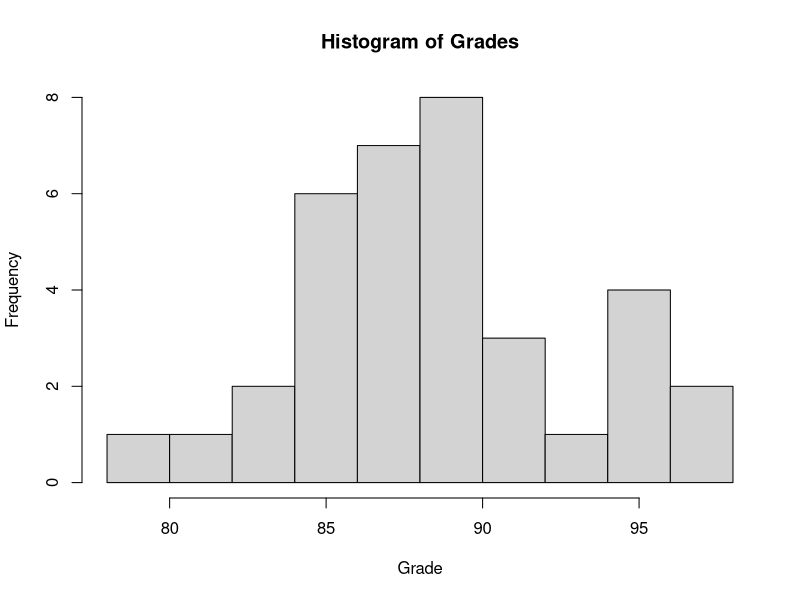
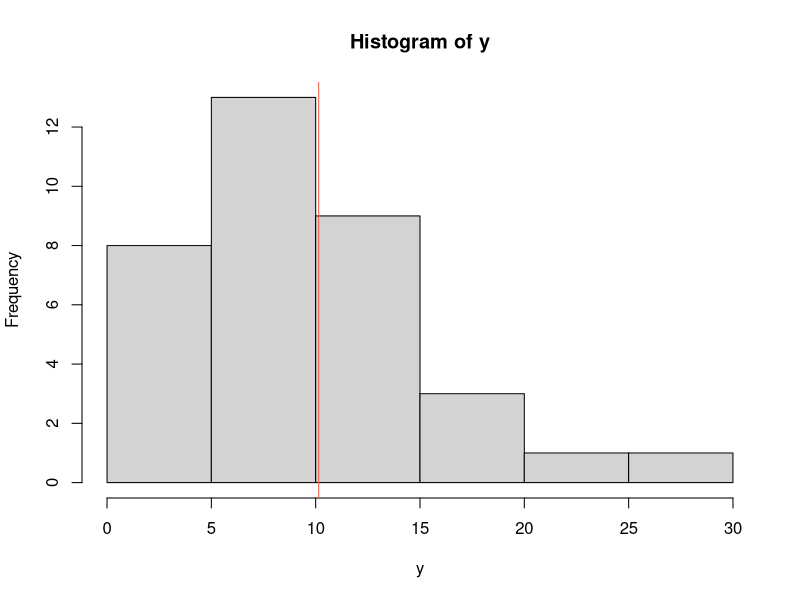
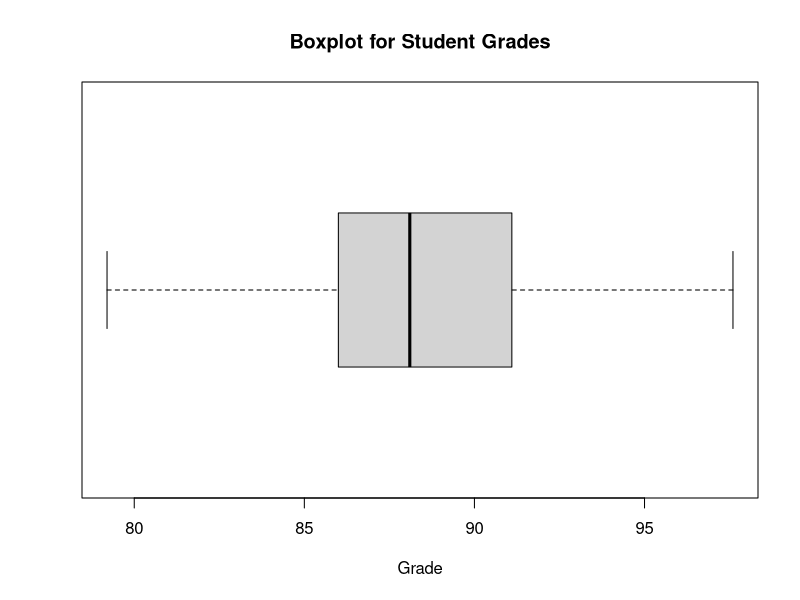
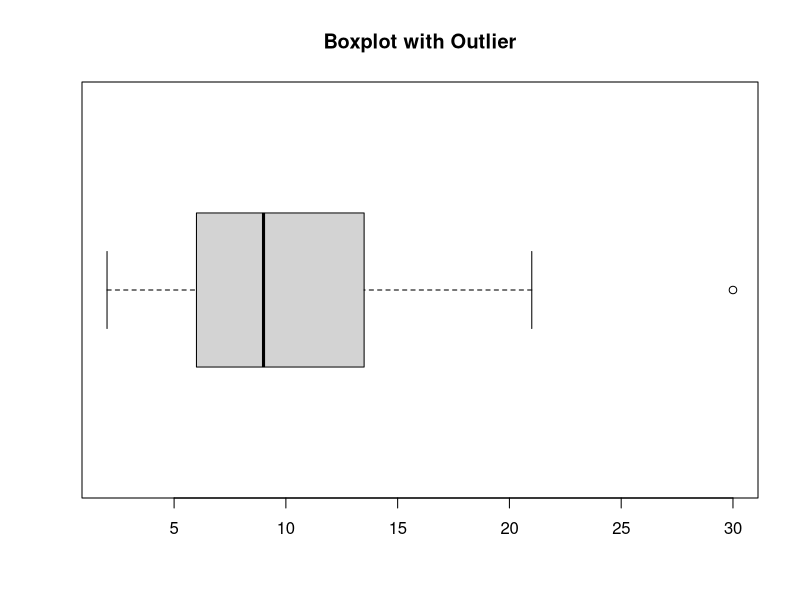
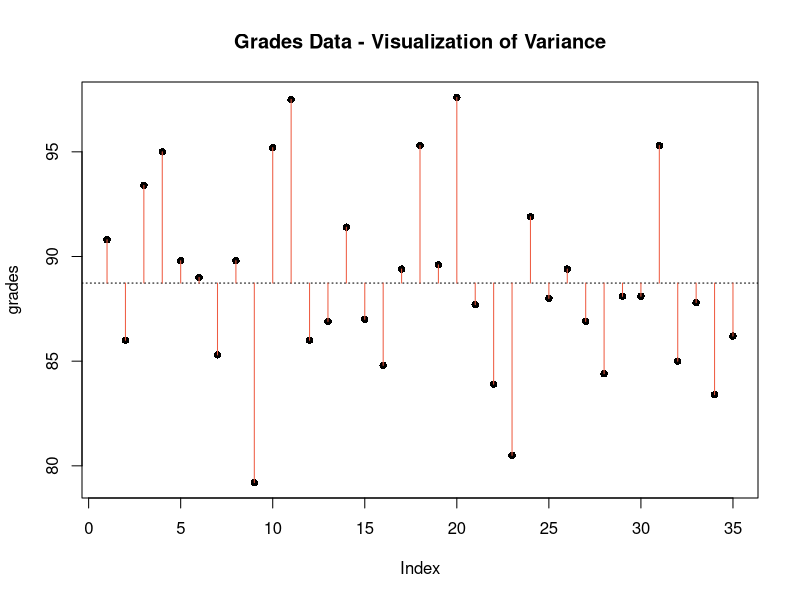

Write the R code that produced these figures, in order.
# Simulate student grades.
grades <- round(rnorm(35, 88, 4.7), 1)

# Summarize graphically.
hist(grades, main="Histogram of Grades", xlab="Grade", ylab="Frequency")
stem(grades)

# Find percentage of students with grades of 90 or better.
grades >= 90
grades[grades >= 90]
length(grades[grades >= 90])
length(grades[grades >= 90]) / length(grades)

# Calculate arithmetic mean.
sum(grades) / length(grades)
mean(grades)

# Visualize skew caused by an outlier.
y <- c(10, 15, 14, 15, 4, 20, 5, 3, 2, 9, 12, 16, 6, 13, 10, 9,
       14,8, 9, 3, 2, 7, 11, 12, 13, 16, 8, 7, 5, 7, 6, 9, 4, 21, 30)
hist(y)
abline(v=mean(y), col="tomato2")

# Calculate median.
median(y)

# Five-number summary for student grades.
summary(grades)
range(grades)
IQR(grades)

# Check for outliers in student grades.
low <- quantile(grades)['25%'] - (1.5 * IQR(grades))
high <- quantile(grades)['75%'] + (1.5 * IQR(grades))
grades[grades <= low]
grades[grades >= high]

# Generate a boxplot for student grades.
boxplot(grades, main="Boxplot for Student Grades", xlab="Grade", horizontal=TRUE)

# Generate a boxplot for a variable with an outlier.
y <- c(10, 15, 14, 15, 4, 20, 5, 3, 2, 9, 12, 16, 6, 13, 10, 9,
       14,8, 9, 3, 2, 7, 11, 12, 13, 16, 8, 7, 5, 7, 6, 9, 4, 21, 30)
boxplot(y, main="Boxplot with Outlier", horizontal=TRUE)

# Visualize variance.
plot(grades, main="Grades Data - Visualization of Variance", pch=16)
abline(h=mean(grades), lty=3)
for (i in 1:length(grades)) lines(c(i, i), c(mean(grades), grades[i]), col="tomato2")

# Calculate variance for student grades.
grades - mean(grades)
(grades - mean(grades)) ^ 2
sum((grades - mean(grades)) ^ 2)

length(grades) - 1
sum((grades - mean(grades)) ^ 2)/(length(grades) - 1)

var(grades)
